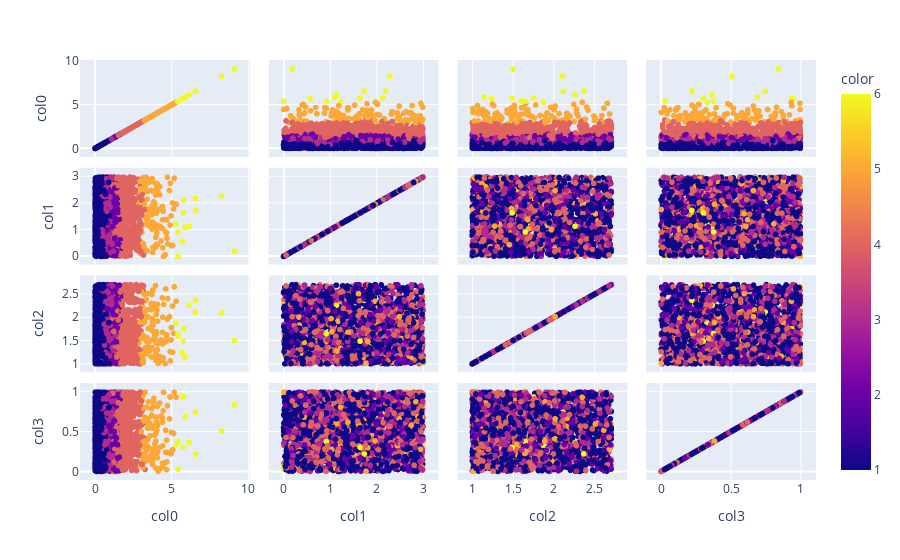

Write notebook code for a chart like this one.
### Code cell
px.scatter_matrix(test_df, dimensions=["col0", "col1", "col2", "col3"], color = mpd.model_from_data(test_df[columns].values))

### Figure 1 — Plotly figure (JSON) as saved in the notebook; plotly's stock layout.template omitted (floating-point values rounded to 4 significant figures; data arrays with more than 128 entries replaced by an {"elided": "..."} marker saying what was removed)
{"data": [{"dimensions": [{"axis": {"matches": true}, "label": "col0", "values": {"elided": "2500 float values"}}, {"axis": {"matches": true}, "label": "col1", "values": {"elided": "2500 float values"}}, {"axis": {"matches": true}, "label": "col2", "values": {"elided": "2500 float values"}}, {"axis": {"matches": true}, "label": "col3", "values": {"elided": "2500 float values"}}], "hovertemplate": "%{xaxis.title.text}=%{x}<br>%{yaxis.title.text}=%{y}<br>color=%{marker.color}<extra></extra>", "legendgroup": "", "marker": {"color": {"elided": "2500 int values"}, "coloraxis": "coloraxis", "symbol": "circle"}, "name": "", "showlegend": false, "type": "splom"}], "layout": {"coloraxis": {"colorbar": {"title": {"text": "color"}}, "colorscale": [[0, "#0d0887"], [0.1111, "#46039f"], [0.2222, "#7201a8"], [0.3333, "#9c179e"], [0.4444, "#bd3786"], [0.5556, "#d8576b"], [0.6667, "#ed7953"], [0.7778, "#fb9f3a"], [0.8889, "#fdca26"], [1, "#f0f921"]]}, "dragmode": "select", "legend": {"tracegroupgap": 0}, "margin": {"t": 60}}}
